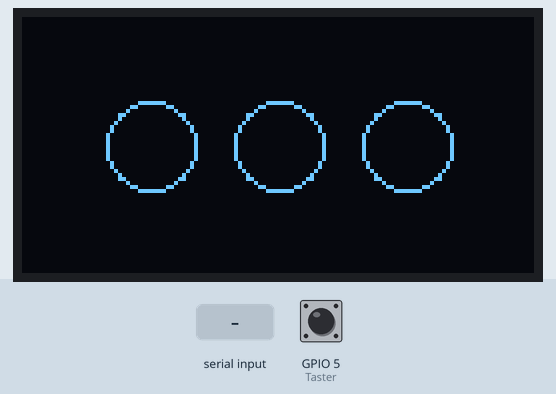
Recording of a program running on a simulated Seeed XIAO ESP32-C3. On the bench: 128×64 one-colour display. The inputs (shaded band) are chosen by the test bench; at power-on: GPIO 5 (Taster) HIGH. What the program prints to the serial monitor is not drawn.

Above: at 3.3 s.
3.4 s: GPIO 5 (Taster) pulled LOW for 0.15 s
At 4.1 s:
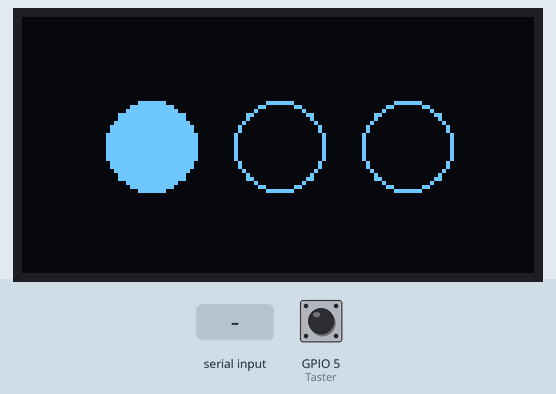
5.0 s: GPIO 5 (Taster) pulled LOW for 1 s
At 6.5 s:
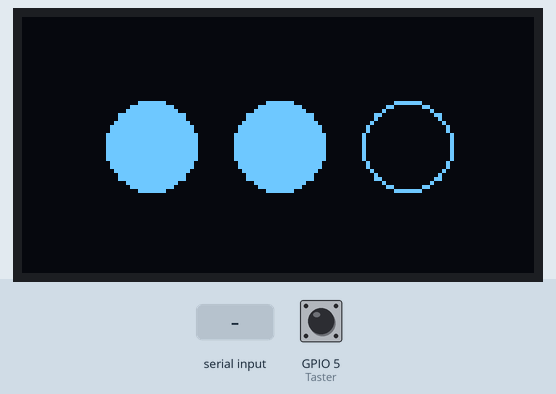
7.5 s: GPIO 5 (Taster) pulled LOW for 0.15 s
At 10.2 s:
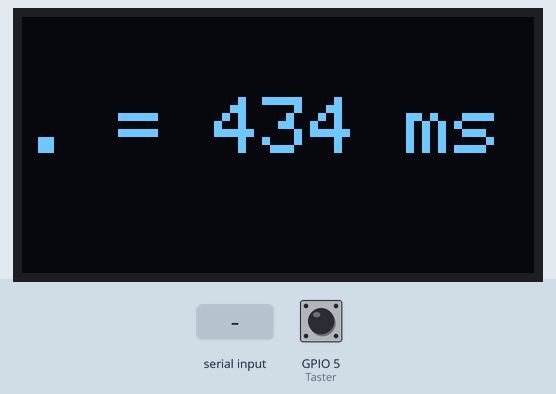
10.6 s: "1" received over Serial
13.6 s: GPIO 5 (Taster) pulled LOW for 0.15 s
At 16.5 s:
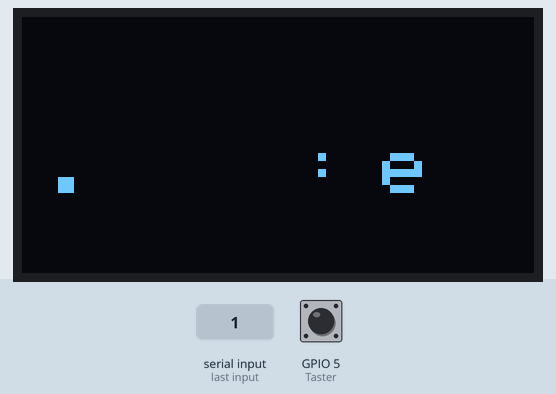
16.7 s: GPIO 5 (Taster) pulled LOW for 1 s
At 19.3 s:
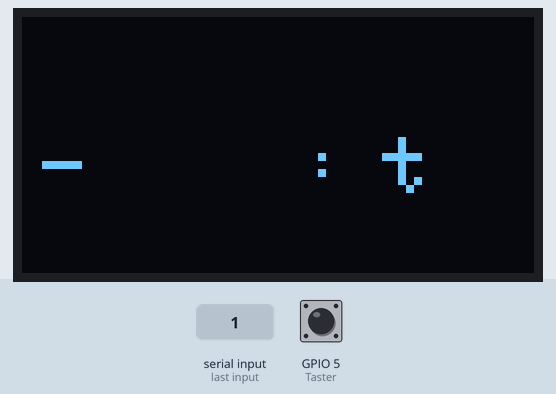
Timing chart, 0 to 20.8 s (numbered marks = the images above; inputs shaded):
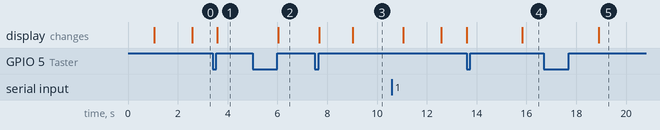

The program:

main.cpp
```cpp
#include <Arduino.h>
#include <Adafruit_GFX.h>                     //Display Bibliotheken werden importiert
#include <Adafruit_SSD1306.h>
#include <SPI.h>
#include <Wire.h>
#include "morsecode8.h"

int Taster = 5;

#define OLED_RESET -1
#define OLED_WIDTH 128    //x-Achse
#define OLED_HEIGHT 64    //y-Achse
//#define SSD1306_LCDHEIGHT 64
//#define SSD1306_128_64

//Adafruit_SSD1306 display(OLED_RESET);
Adafruit_SSD1306 display(OLED_WIDTH, OLED_HEIGHT, &Wire, OLED_RESET);     //Breite, Höhe, I2C und Reset pin für Display werden festgelegt

float r = 5.4;    //Radius für Kreise

int a = 0;

bool buttonPressed = false;   //für dot measurement
bool buttonhigh = false;
bool buttonlow = true;
long pressStart = 0;
long pauseStart = 0;
long signalTime = 0;
long pauseTime = 0;
bool printchar = false;

const unsigned char myBitmap [] PROGMEM = {
	0x00, 0x00, 0x00, 0x06, 0x00, 0x00, 0x00, 0x00, 0x00, 0x00, 0x00, 0xff, 0xe0, 0x00, 0x00, 0x00,
	0x00, 0x00, 0x0f, 0xc0, 0x3f, 0x00, 0x00, 0x00, 0x00, 0x00, 0xfc, 0x00, 0x03, 0xf0, 0x00, 0x00,
	0x00, 0x0f, 0x80, 0x00, 0x00, 0x3f, 0x00, 0x00, 0x01, 0xfc, 0x00, 0x00, 0x00, 0x03, 0xf8, 0x00,
	0x1f, 0xc0, 0x00, 0x00, 0x00, 0x00, 0x3f, 0x80, 0x7f, 0x00, 0x00, 0x03, 0xc0, 0x00, 0x0f, 0xe0,
	0x0f, 0xe0, 0x00, 0x00, 0xfe, 0x00, 0x7f, 0x00, 0x00, 0xfe, 0x00, 0x00, 0x0f, 0xc7, 0xf0, 0x00,
	0x00, 0x0f, 0xe0, 0x00, 0x01, 0xff, 0x00, 0x00, 0x00, 0x08, 0x7f, 0x00, 0x0f, 0xf1, 0x00, 0x00,
	0x00, 0x08, 0x07, 0xf0, 0xfe, 0x11, 0x00, 0x00, 0x00, 0x08, 0x00, 0x3f, 0xc0, 0x11, 0x00, 0x00,
	0x00, 0x08, 0x00, 0x00, 0x00, 0x11, 0x00, 0x00, 0x00, 0x08, 0x00, 0x00, 0x00, 0x11, 0x00, 0x00,
	0x00, 0x08, 0x00, 0x00, 0x00, 0x11, 0x00, 0x00, 0x00, 0x08, 0x00, 0x00, 0x00, 0x11, 0x00, 0x00,
	0x00, 0x08, 0x00, 0x00, 0x00, 0x11, 0x00, 0x00, 0x00, 0x0c, 0x00, 0x00, 0x00, 0x13, 0x00, 0x00,
	0x00, 0x06, 0x00, 0x00, 0x00, 0x1e, 0x00, 0x00, 0x00, 0x03, 0xc0, 0x00, 0x00, 0x3c, 0x00, 0x00,
	0x00, 0x00, 0x7f, 0xe0, 0x7f, 0xf0, 0x00, 0x00, 0x00, 0x00, 0x07, 0xff, 0xfe, 0x10, 0x00, 0x00,
	0x00, 0x00, 0x00, 0x00, 0x00, 0x18, 0x00, 0x00, 0x00, 0x00, 0x00, 0x00, 0x00, 0x7c, 0x00, 0x00,
	0x00, 0x00, 0x00, 0x00, 0x00, 0x66, 0x00, 0x00, 0x00, 0x00, 0x00, 0x00, 0x00, 0x46, 0x00, 0x00,
	0x00, 0x00, 0x00, 0x00, 0x00, 0x46, 0x00, 0x00, 0x00, 0x00, 0x00, 0x00, 0x00, 0x7c, 0x00, 0x00,
	0x00, 0x00, 0x00, 0x00, 0x00, 0x38, 0x00, 0x00, 0x00, 0x00, 0x00, 0x00, 0x00, 0x38, 0x00, 0x00,
	0x00, 0x00, 0x00, 0x00, 0x00, 0x3c, 0x00, 0x00, 0x00, 0x00, 0x00, 0x00, 0x00, 0x00, 0x00, 0x00,
	0x00, 0x00, 0x00, 0x00, 0x00, 0x00, 0x00, 0x00, 0x00, 0x00, 0x00, 0x00, 0x00, 0x00, 0x00, 0x00,
	0x00, 0x00, 0x00, 0x00, 0x00, 0x00, 0x00, 0x00, 0x00, 0x00, 0x00, 0x00, 0x00, 0x00, 0x00, 0x00,
	0x00, 0x00, 0x00, 0x00, 0x00, 0x00, 0x00, 0x00, 0x00, 0x00, 0x00, 0x00, 0x00, 0x00, 0x00, 0x00,
	0x00, 0x00, 0x00, 0x00, 0x00, 0x00, 0x00, 0x00, 0x00, 0x00, 0x00, 0x00, 0x00, 0x00, 0x00, 0x00,
	0x00, 0x00, 0x00, 0x00, 0x00, 0x00, 0x00, 0x00, 0x00, 0x00, 0x00, 0x00, 0x00, 0x00, 0x00, 0x00,
	0x00, 0x00, 0x00, 0x00, 0x00, 0x00, 0x00, 0x00, 0x00, 0x00, 0x00, 0x00, 0x00, 0x00, 0x00, 0x00,
	0x00, 0x00, 0x00, 0x00, 0x00, 0x00, 0x00, 0x00, 0x00, 0x00, 0x00, 0x00, 0x00, 0x00, 0x00, 0x00,
	0x00, 0x00, 0x00, 0x00, 0x00, 0x00, 0x00, 0x00, 0x00, 0x00, 0x00, 0x00, 0x00, 0x00, 0x00, 0x00,
	0x00, 0x00, 0x00, 0x00, 0x00, 0x00, 0x00, 0x00, 0x00, 0x00, 0x00, 0x00, 0x00, 0x00, 0x00, 0x00,
	0x00, 0x00, 0x00, 0x00, 0x00, 0x00, 0x00, 0x00, 0x00, 0x00, 0x00, 0x00, 0x00, 0x00, 0x00, 0x00,
	0x00, 0x00, 0x00, 0x00, 0x00, 0x00, 0x00, 0x00, 0x00, 0x00, 0x00, 0x00, 0x00, 0x00, 0x00, 0x00,
	0x00, 0x00, 0x00, 0x00, 0x00, 0x00, 0x00, 0x00, 0x00, 0x00, 0x00, 0x00, 0x00, 0x00, 0x00, 0x00,
	0x00, 0x00, 0x00, 0x00, 0x00, 0x00, 0x00, 0x00, 0x00, 0x00, 0x00, 0x00, 0x00, 0x00, 0x00, 0x00
};


bool learn = true;
bool timeSet = false;
long dotTime = 0;    //Zeit für Punkt
char character[6];
String eingabeTaster = "";
bool charPause = false;
// Morsecode Array

String morseCode[] = {".-","-...","-.-.","-..",".","..-.","--.","....","..",".---","-.-",".-..","--",
"-.","---",".--.","--.-",".-.","...","-","..-","...-",".--","-..-","-.--","--..",
"-----",".----","..---","...--","....-",".....","-....","--...","---..","----."};

char Zeichen[] = {'a','b','c','d','e','f','g','h','i','j','k','l','m',
'n','o','p','q','r','s','t','u','v','w','x','y','z',
'0','1','2','3','4','5','6','7','8','9'};

int lenghtZeichen = sizeof(Zeichen);

char checkChar(String morseEingabe){      //Durchgehen des Arrays nach dem Morsecode
  Serial.print(morseEingabe + " : ");
  for (int i=0; i < lenghtZeichen; i++){
    if (morseCode[i] == morseEingabe){
      if (learn == true){
        display.clearDisplay();
        display.setCursor(5, 30);
        display.print(morseEingabe);
        display.setCursor(70, 30);
        display.print(':');
        display.setCursor(90, 30);
        display.print(Zeichen[i]);
        display.display();
      }
      else{
        display.print(Zeichen[i]);
        display.display();
      }
      return Zeichen[i];                  //Ausgabe des encodierten Buchstabens
    }
  }
  if(learn){
    display.clearDisplay();
    display.setCursor(5, 30);
    display.print(morseEingabe);
    display.setCursor(70, 30);
    display.print(':');
    display.setCursor(90, 30);
    display.print('?');
    display.display();
  }
  else{
    display.print('?');
    display.display();
  }
  return '?';
}


int measureDotTime(){   //misst die durchschnittliche Zeit für 1x kurz Drücken
  Serial.println("... kurze Punkte Zeit messen. Bitte 3x kurz drücken");
  /*display.setCursor(0, 0);
  display.setTextSize(2);
  display.clearDisplay();
  display.print("3x drucken");
  display.display(); */

  display.clearDisplay();     //Kreise zeichnen
  display.drawCircle((OLED_WIDTH/4), (OLED_HEIGHT/2), (OLED_HEIGHT/r), WHITE);
  display.drawCircle((OLED_WIDTH/4)*2, (OLED_HEIGHT/2), (OLED_HEIGHT/r), WHITE);
  display.drawCircle((OLED_WIDTH/4)*3, (OLED_HEIGHT/2), (OLED_HEIGHT/r), WHITE);
  display.drawCircle((OLED_WIDTH/4), (OLED_HEIGHT/2), (OLED_HEIGHT/r), WHITE);
  display.drawCircle((OLED_WIDTH/4)*2, (OLED_HEIGHT/2), (OLED_HEIGHT/r), WHITE);
  display.drawCircle((OLED_WIDTH/4)*3, (OLED_HEIGHT/2), (OLED_HEIGHT/r), WHITE);
  display.display();

  long pressStart = 0;
  long pressDuration[3];
  int i=0;
  while(timeSet == false){
    if(digitalRead(Taster) == LOW && i<3 && buttonPressed == false){         //Wenn Taster gedrückt wird, wir der "Timer" gestartet
      buttonPressed = true;
      pressStart = millis();
    }
    else if(digitalRead(Taster) == HIGH && buttonPressed == true && i<3){      //erste gemessene Zeit wird in Array geschrieben
      buttonPressed = false;
      pressDuration[i] = (millis()-pressStart);
      Serial.print(i);
      Serial.print(" : ");
      Serial.print(pressDuration[i]);
      Serial.println(" ms");
      i++;
      /*display.setCursor(0, 20);
      display.setTextSize(2);
      display.clearDisplay();
      display.print(i);
      display.display();*/

      display.fillCircle((OLED_WIDTH/4)*i, (OLED_HEIGHT/2), (OLED_HEIGHT/r), WHITE);
      display.display();
    }
    else if(i >= 3){                        //Nach drei Messungen wird der Durschschnittswerk für einen . berechnet
      for(int s = 0; s < i; s++){
        dotTime += pressDuration[s];
      }
      dotTime /= i;
      timeSet = true;
    }
    delay(10);
  }
  delay(dotTime*3);
  display.setCursor(0, 20);
  display.setTextSize(2);
  display.clearDisplay();
  display.print(". = ");
  display.print(dotTime);
  display.print(" ms");
  display.display();
  delay(1000);
  return dotTime;
}

void recLenght(long receivedSignal){                                         //Länge des Signals bestimmen
  //Serial.println("reclenght started");
  if (receivedSignal < (2*dotTime)){         // Zeit etwa 1x dotTime == .
    character[a] = '.';
    //Serial.print(a);
    //Serial.print(character[a]);
    //Serial.println(" short press");
    a++;
  }
  else if (receivedSignal >= (2*dotTime) && receivedSignal <= (7*dotTime)){                    // Zeit etwa 3x dotTime == -
    character[a] = '-';
    //Serial.print(a);
    //Serial.print(character[a]);
    //Serial.println("long press");
    a++;
  }
  else if (receivedSignal > (7*dotTime)){
    display.clearDisplay();
    learn = !learn;
    if(!learn){
      display.setCursor(0, 0);
    }
    if(learn){
      display.drawBitmap(34, 18, myBitmap, 60, 60, WHITE);
      display.display();
      delay(500);
      display.clearDisplay();
      display.setCursor(70, 30);
      display.print(':');
    }
    display.display();
  }
}

void recPause(long receivedPause){                                        //Länge der Pause zwischen zwei Signalen bestimmen
  //Serial.println("recPause started");
  if (receivedPause > 0 && receivedPause < (3*dotTime)){         // Zeit etwa 1x dotTime == Pause zwischen ., bzw. -
    //Serial.println("kurze Pause");
  }
  else if (receivedPause >= (3*dotTime) && receivedPause < (7*dotTime) && a > 0){                    // Zeit etwa 3x dotTime == Pause zwischen Zeichen
    printchar = true;
    //Serial.println("mittlere Pause");
    //return eingabeTaster;
  }
  else if (receivedPause >= (7*dotTime)){                    // Zeit etwa 7x dotTime == Pause zwischen Wörtern
    /*display.print(" ");
    display.display();*/    //zur Übung, bzw. für Einsteiger keine Leerzeichen
    //Serial.println("lange Pause");
    //Serial.print(" ");                        //Leerzeichen zwischen Wörtern
  }
}

void setup() {
  Serial.begin(115200);
  Serial.println("Morse Code");
  if(!display.begin(SSD1306_SWITCHCAPVCC, 0x3C)) {
    Serial.println(F("SSD1306 allocation failed"));
    for(;;); // Don't proceed, loop forever
  }
  delay(1000);
  pinMode(Taster, INPUT_PULLUP);

  display.clearDisplay();
  display.setCursor(0, (64/2));
  display.setTextSize(1);
  display.setFont(&MorseCoder_RppRE8pt7b);
  display.setTextColor(WHITE);
  display.print("morsecode");
  display.display();
  delay(1500);
  display.clearDisplay();
  display.setFont(NULL);
  display.setTextSize(2);
  display.setCursor(0, 0);

  measureDotTime();
  Serial.print(dotTime);
  Serial.println(" ms");
  delay(1000);

  memset(character, 0, sizeof(character));      //character Array wird komplett auf 0 gesetzt

  display.clearDisplay();
  display.drawBitmap(34, 18, myBitmap, 60, 60, WHITE);
  display.display();
  delay(1500);
  display.clearDisplay();
  display.setFont(NULL);
  display.setTextSize(2);
  display.setCursor(70, 30);
  display.print(':');
  display.display();
}

void loop() {

  // put your main code here, to run repeatedly:
  if (digitalRead(Taster) == LOW && buttonhigh == false){     //wenn der Taster gedrückt wird, wird der "timer" für die Drückzeit gestartet
    pressStart = millis();
    pauseTime = millis() - pauseStart;
    if (pauseTime > 50){
      Serial.println(pauseTime);
      Serial.print("pausenzeit: ");
      Serial.println(pauseTime);
      recPause(pauseTime);
    }
    buttonhigh = true;
    buttonlow = false;
    Serial.println("1");
  }

  if (digitalRead(Taster) == HIGH && buttonlow == false){     //wenn der Taster losgelassen wird, wird der "timer" für die Pause gestartet
    pauseStart = millis();
    signalTime = millis() - pressStart;
    if (signalTime > 0 && a <= 5){
      Serial.print("drückzeit: ");
      Serial.println(signalTime);
      recLenght(signalTime);
    }

    if (a > 5){
      a = 0;
    }
    buttonlow = true;
    buttonhigh = false;
    Serial.println("0");
  }

  if (printchar == true or ((millis()-pressStart) > 5*dotTime) and a > 0){
    printchar = false;
    eingabeTaster = "";                                               //Eingegebene Werte werden zurückgesetzt
    for(int s = 0; s < a; s++){                        //Empfangener Code für Zeichen wird in Eingabe Taster geschrieben
      eingabeTaster += character[s];
    }
    eingabeTaster.trim();       //Lerzeichen werden entfernt
    printchar = false;
    a = 0;
    Serial.println(checkChar(eingabeTaster));
    memset(character, 0, sizeof(character));
  }


  if (Serial.available() > 0){
    String eingabe = Serial.readString();    //Eingabe bis zum Umruch also Enter lesen

    eingabe.trim();   //Leerzeichen vor und nach der Eingabe entfernen

    Serial.println(checkChar(eingabe));
  }


  delay(20);
}
```

Source omitted: morsecode8.h (data table, 12160 bytes)

Measured:
- after the input at 3.4 s, the display: changes after 0.18 s (image 1)
- after the input at 5.0 s, the display: changes after 1.0 s (image 2)
- after the input at 7.5 s, the display: first changes after 0.18 s (image 3 shows a later state)
- after the input at 13.6 s, the display: first differs from a run without the input after 2.2 s (image 4)
- after the input at 16.7 s, the display: changes after 2.2 s (image 5)
